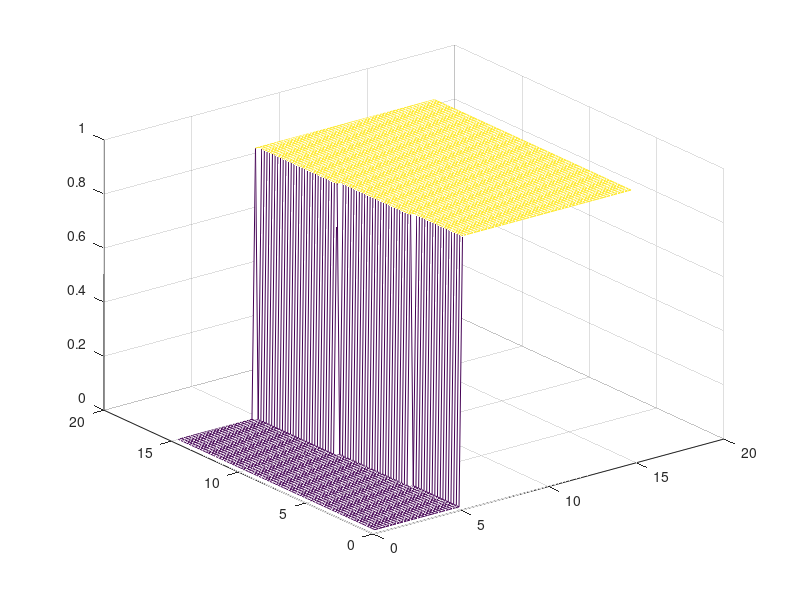

This figure's MATLAB source:
clc
clear
format short g
format compact
close all

J_l = 1.3e-3; %load inertia, kgm2
J_m = 1.3e-7;
f = 9.55e-9; %friction coef, Nms/rad
T_s = 0.0215; %static torque,Nm
alpha_l = 10.5; %max output shaft acc,rad/s2
C = 0.004;
m = 6.667e-6;
N=0.4:0.2:15; %gear ratio
omega_l=0.4:0.2:15;

for i=1:length(omega_l)
    for j=1:length(N)
        omega_m(i,j) = N(j)*omega_l(i);
        T_m(i,j) = m*omega_m(i,j) + C;
        T_d(i,j) = N(j)*T_m(i,j);
        T_l(i,j) = f*omega_l(i) + T_s;
       if T_d(i,j)>T_l(i,j)
         conf(i,j) = 1;
       else
         conf(i,j) = 0;
       end
    end
end

%  mesh (omega_l,N, T_d)
%  hold on
%  mesh (omega_l,N, T_l) %figure 1

   mesh (omega_l,N,conf) %figure 2



